Frame 1 (no input): blank canvas, image omitted
Frame 60 (the mouse pressed at the canvas centre just before this capture): blank canvas, image omitted
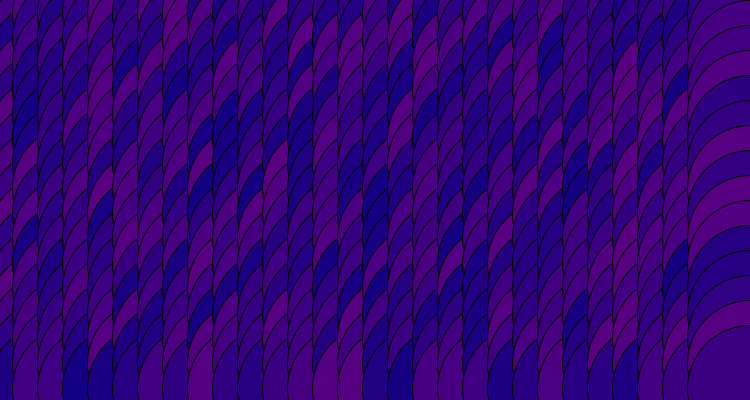
Frame 120 (the mouse held since frame 60 and released just before this capture)

The Processing sketch whose frames 1 and 60 were blank and that drew this single picture after the mouse press (run headless with seeded random() and noise(); from frame 60 on, the mouse is pressed at the canvas centre):

// Processing sketch: processing_79284
// ── processing_79284.pde

void setup() {
  size(750,400);
  background(100,16,16);

  smooth(5);
}
 
void draw(){
  if (mousePressed) {
   
  for (int i = -3; i< width; i+= 25){
    for(int j = 10; j< height; j+= 25){
       
      fill(random(20,90), 0, random(130,100));
      ellipse(i+3,j+3,125,125);
    }
  } 
  }
}
